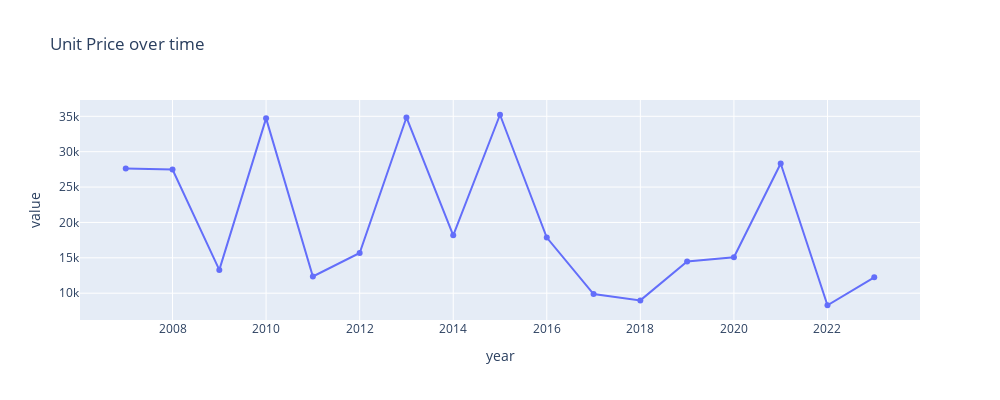
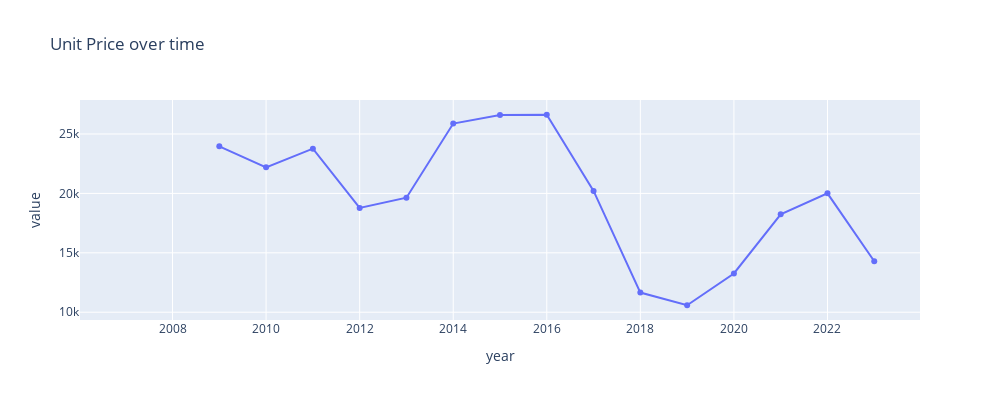

Notebook code cell kept with these figures, in order:
### Code cell
metric = metrics["weighted_median"]
temporal_smoothed_metric_tmp = f"{metric}_smoothed_temporal_tmp"
temporal_smoothed_metric = f"{metric}_smoothed_temporal"
area_df[temporal_smoothed_metric_tmp] = area_df[metric].rolling(window=2).mean()
area_df[temporal_smoothed_metric] = area_df[temporal_smoothed_metric_tmp].rolling(window=2).mean()


plot_time_series(
    area_df,
    metric,
    group_by_columns,
    granularity_columns,
    f"Unit Price over time",
    # visible="legendonly",
    width=1000,
    height=400,
    showlegend=False
)

plot_time_series(
    area_df,
    temporal_smoothed_metric,
    group_by_columns,
    granularity_columns,
    f"Unit Price over time",
    # visible="legendonly",
    width=1000,
    height=400,
    showlegend=False
)

### Figure 1 — Plotly figure (JSON) as saved in the notebook; plotly's stock layout.template omitted (floating-point values rounded to 4 significant figures)
{"data": [{"hovertemplate": "variable=('Akita-ken Nikaho-shi', '5214')<br>year=%{x}<br>value=%{y}<extra></extra>", "legendgroup": "('Akita-ken Nikaho-shi', '5214')", "line": {"color": "#636efa", "dash": "solid"}, "marker": {"symbol": "circle"}, "mode": "lines+markers", "name": "('Akita-ken Nikaho-shi', '5214')", "orientation": "v", "showlegend": true, "type": "scatter", "x": [2007, 2008, 2009, 2010, 2011, 2012, 2013, 2014, 2015, 2016, 2017, 2018, 2019, 2020, 2021, 2022, 2023], "xaxis": "x", "y": [27610.0, 27470.0, 13290.0, 34710.0, 12360.0, 15680.0, 34830.0, 18180.0, 35220.0, 17870.0, 9883.0, 8984.0, 14500.0, 15070.0, 28320.0, 8297.0, 12240.0], "yaxis": "y"}], "layout": {"autosize": false, "height": 400, "hovermode": "closest", "legend": {"title": {"text": "variable"}, "tracegroupgap": 0}, "showlegend": false, "title": {"text": "Unit Price over time"}, "width": 1000, "xaxis": {"anchor": "y", "domain": [0, 1], "title": {"text": "year"}}, "yaxis": {"anchor": "x", "domain": [0, 1], "title": {"text": "value"}}}}

### Figure 2 — Plotly figure (JSON) as saved in the notebook; plotly's stock layout.template omitted (floating-point values rounded to 4 significant figures)
{"data": [{"hovertemplate": "variable=('Akita-ken Nikaho-shi', '5214')<br>year=%{x}<br>value=%{y}<extra></extra>", "legendgroup": "('Akita-ken Nikaho-shi', '5214')", "line": {"color": "#636efa", "dash": "solid"}, "marker": {"symbol": "circle"}, "mode": "lines+markers", "name": "('Akita-ken Nikaho-shi', '5214')", "orientation": "v", "showlegend": true, "type": "scatter", "x": [2007, 2008, 2009, 2010, 2011, 2012, 2013, 2014, 2015, 2016, 2017, 2018, 2019, 2020, 2021, 2022, 2023], "xaxis": "x", "y": [null, null, 23960.0, 22190.0, 23770.0, 18780.0, 19640.0, 25880.0, 26600.0, 26620.0, 20210.0, 11650.0, 10590.0, 13260.0, 18240.0, 20000.0, 14290.0], "yaxis": "y"}], "layout": {"autosize": false, "height": 400, "hovermode": "closest", "legend": {"title": {"text": "variable"}, "tracegroupgap": 0}, "showlegend": false, "title": {"text": "Unit Price over time"}, "width": 1000, "xaxis": {"anchor": "y", "domain": [0, 1], "title": {"text": "year"}}, "yaxis": {"anchor": "x", "domain": [0, 1], "title": {"text": "value"}}}}
